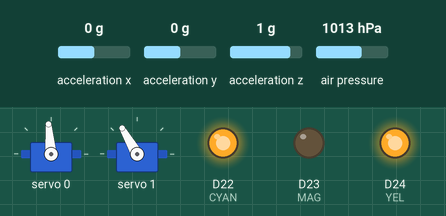
A sketch run on a simulated Arduino Nano 33 BLE. On the bench: 2 × servo, output pins drawn as LEDs (lit = HIGH). The inputs (shaded band) are chosen by the test bench; at power-on: acceleration y 0 g, acceleration z 1 g, acceleration x 0 g, air pressure 1013 hPa. Storage starts empty.

Above: at 1.2 s.
1.3 s: acceleration y set to -1.4 g
At 2.0 s:
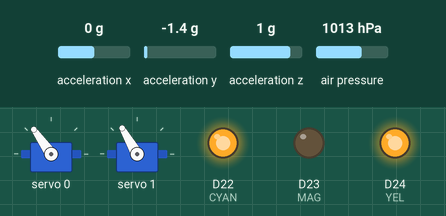
2.8 s: acceleration z set to -1.4 g
At 3.4 s:
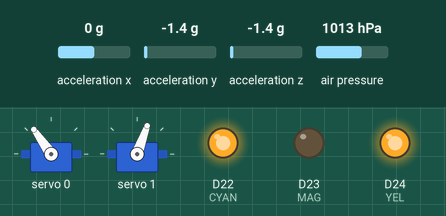
4.3 s: acceleration y set to 0 g
At 4.8 s:
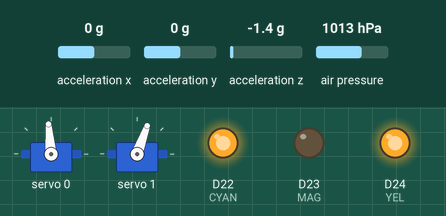
5.8 s: acceleration z set to 0 g
At 6.3 s:
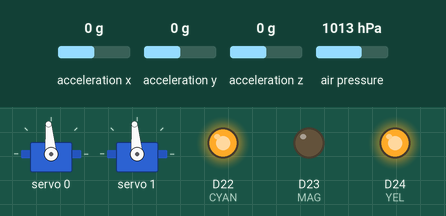
7.3 s: acceleration y set to -0.8 g
At 7.7 s:
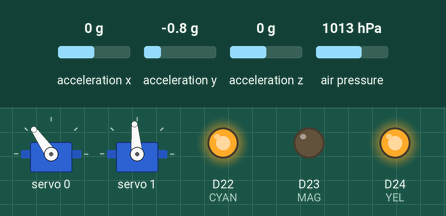
8.8 s: acceleration z set to 0.2 g
At 9.6 s:
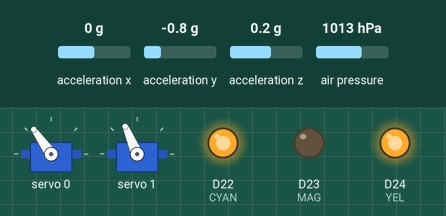
Timing chart, 0 to 11.3 s (numbered marks = the images above; inputs shaded):
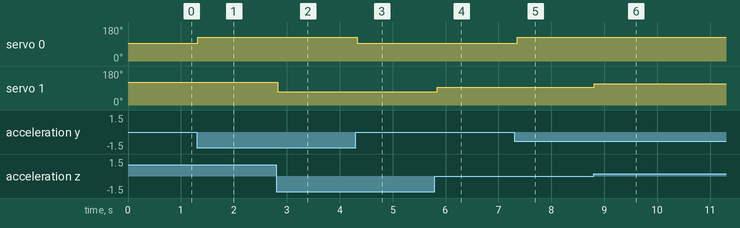

Measured:
- after the input at 1.3 s, servo 0: 95° → 125° at once
- after the input at 2.8 s, servo 1: 120° → 70° at once
- after the input at 4.3 s, servo 0: 125° → 95° at once
- after the input at 5.8 s, servo 1: 70° → 95° after 0.05 s
- after the input at 7.3 s, servo 0: 95° → 125° after 0.05 s
- after the input at 8.8 s, servo 1: 95° → 113° at once

The sketch:

StratosFlare.ino
```cpp
#include <Arduino_LPS22HB.h>
#include "Arduino_BMI270_BMM150.h"
#include <Wire.h>
#include <Adafruit_PWMServoDriver.h>
#include <SD.h>

float x, y, z;
int degreesX = 0;
int degreesY = 0;

//----------------------

Adafruit_PWMServoDriver myServos = Adafruit_PWMServoDriver();

#define SERVOMIN  150
#define SERVOMAX  600
int numberOfServos = 2;

//---------------------
int CS_pin = 10;

//---------------------
#define CYAN 22
#define MAG 23
#define YEL 24
#define r "r"
#define g "g"
#define b "b"

void setup() {
  pinMode(MAG, OUTPUT);
  pinMode(CYAN, OUTPUT);
  pinMode(YEL, OUTPUT);

  //----------------------------------------------------
  if (!BARO.begin()) {
    LED_R();
  }
  //-------------------------------------------------------
  if (!IMU.begin()) {
    LED_R();
  }

  //------------------------------------------------------
  myServos.begin();
  myServos.setPWMFreq(60);
  delay(5);

  //-----------------------------------------------------
  Wire.begin();
  pinMode(CS_pin, OUTPUT);
  if(!SD.begin(CS_pin)){
    LED_R();
  }
  LED_G();
}

void loop() {
  // read the sensor value
  float pressure = BARO.readPressure();
  float altitude = 44330 * ( 1 - pow(pressure/101.325, 1/5.255) );

  //-----------------------------------------
  float x, y, z;

  if (IMU.accelerationAvailable()) {
    IMU.readAcceleration(x, y, z);
  }

  y = position(y);
  z = position(z);
  y = y * -1.0;

  //-------------------------------------------------
  if (y > 30.0) {y = 30.0;}
  if (y < -30.0) {y = -30.0;}
  if (z > 25.0) {z = 25.0;}
  if (z < -25.0) {z = -25.0;}
  int Y = map(y, -90, 90, SERVOMIN, SERVOMAX);
  int Z = map(z, -90, 90, SERVOMIN, SERVOMAX);
  int pos[]={Y, Z};
  for (int i=0; i<numberOfServos; i++){
    myServos.setPWM(i, 0, pos[i]);
  }
  delay(10);  // delay zum Schonen der Servomotoren
  for (int i=0; i<numberOfServos; i++){
    myServos.setPWM(i, 0, pos[i]);
  }

  //--------------------------------------------
  if(!SD.begin(CS_pin)){
    LED_R();
  } else {
    LED_G();
  }

  String dataString = String(altitude) + "," + String(x) + "," + String(y);
  File dataFile = SD.open("data.csv", FILE_WRITE);
  if(dataFile) {
    dataFile.println(dataString);
    dataFile.close();
  } else {
    LED_R();
  }
  delay(10);   // Zeit zwischen den Iterationen
}

float position(float pos){
  if(pos > 0.1){
    pos = 100*pos;
    pos = map(pos, 0, 100, 0, 90);      // positiver Bereich: LINKS
  }

  if(pos < -0.1){
    pos = 100*pos;
    pos = map(pos, 0, -100, 0, -90);    // negativer Bereich: RECHTS
  }
  return pos;
}

void LED_R() {
  digitalWrite(YEL, HIGH);
  digitalWrite(MAG, HIGH);
  digitalWrite(CYAN, LOW);
}

void LED_G() {
  digitalWrite(YEL, HIGH);
  digitalWrite(MAG, LOW);
  digitalWrite(CYAN, HIGH);
}
```
